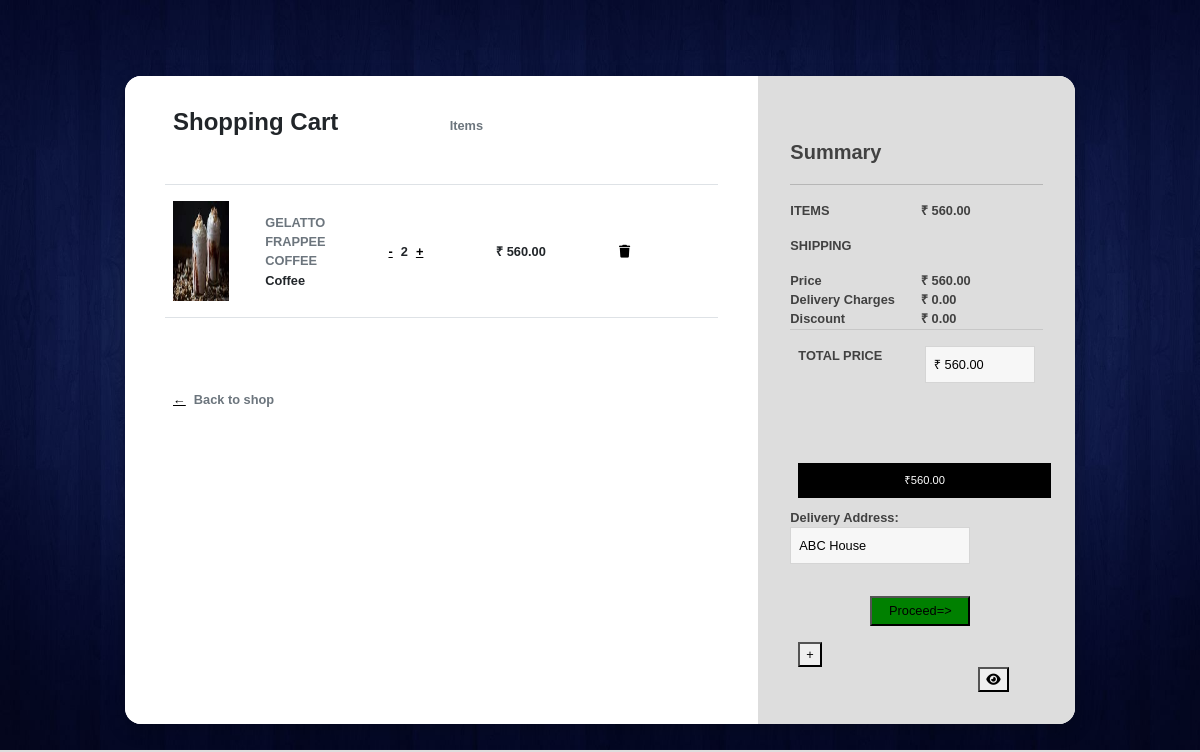
Screenshot of /ecommerceapp/cartdisp/ (signed in) with the database file from the repository.
### ecommerceapp/models.py (models this page shows, shortened)
class cart(models.Model):
    kimage=models.FileField()
    kuserid=models.IntegerField()
    kprod_id=models.IntegerField()
    kprodname=models.CharField(max_length=30)
    kprodprice=models.IntegerField()
    kproddes=models.CharField(max_length=30)
    kprodcat=models.CharField(max_length=30)
    quantity=models.IntegerField()

class delivery(models.Model):
    name=models.CharField(max_length=50)
    pin=models.IntegerField()
    delivery_add=models.CharField(max_length=50)
    phone=models.IntegerField()
    streetname=models.CharField(max_length=50)
    userid=models.IntegerField()
    choice=[
        ('Kerala','Kerala'),
        ('Tamilnadu','Tamilnadu'),
        ('Karnataka','Karnataka')
    ]
    state=models.CharField(max_length=50,choices=choice)
    choice1=[
        ('Kerala','Kerala'),
        ('UnitedState','UnitedState'),
        ('Canada','Canada')
    ]
    country=models.CharField(max_length=50,choices=choice1)

### ecommerceapp/views.py (the view, shortened to what this page needs)
# urls.py: path('cartdisp/',cartviewfun),
def cartviewfun(request):
    id1 = request.session['id']
    print(id1)
    proimage=[]
    proname=[]
    proprice=[]
    prodes=[]
    proid=[]
    procateg=[]
    prouserid=[]
    quantity=[]
    id2=[]
    total=0
    aa=cart.objects.filter(kuserid=id1)
    cc=delivery.objects.all()
    for i in aa:
        proimage1=str(i.kimage).split('/')[-1]
        proimage.append(proimage1)
        proname1=i.kprodname
        proname.append(proname1)
        proprice1=i.kprodprice
        proprice.append(proprice1)
        prodes1=i.kproddes
        prodes.append(prodes1)
        proid1=i.kprod_id
        proid.append(proid1)
        procat1=i.kprodcat
        procateg.append(procat1)
        prouserid1=i.kuserid
        prouserid.append(prouserid1)
        quantity1=i.quantity
        quantity.append(quantity1)
        idd2=i.id
        id2.append(idd2)
    total=sum(proprice)
    request.session['total_amount']=total
    request.session.save()
    mylist1=zip(proimage,proname,proprice,prodes,proid,procateg,prouserid,quantity,id2)
    ab=delivery.objects.all()
    dt=datetime.date.today()
    return render(request,'cartnew.html',{'data':mylist1,'userid':id1,'total':total,'cc':cc})

### ecommerceapp/templates/cartnew.html (shortened to what this page needs)
<!DOCTYPE html>
{% load static %}
<html lang="en">
<head>
    <link href="https://cdn.jsdelivr.net/npm/bootstrap@5.0.2/dist/css/bootstrap.min.css" rel="stylesheet"
>
</head>
<body>
    <div class="card">
        <div class="row">
            <div class="col-md-8 cart">
                <div class="title">
                    <div class="row">
                        <div class="col">
                            <h4><b>Shopping Cart</b></h4>
                        </div>
                        <div class="col align-self-center text-right text-muted">Items</div>
                    </div>
                </div>
                {% for i,j,k,l,o,p,q,r,s in data %}
                {% if q == userid %}
                <div class="row border-top border-bottom">
                    <div class="row main align-items-center">
                        <div class="col-2" ><img  src="{% static i %}" height="100px" width="250px"></div>
                        <div class="col">
                            <div class="row text-muted">{{j}}</div>
                            <div class="row">{{p}}</div>
                        </div>
                        <div class="col">
                            <a href="http://127.0.0.1:8000/ecommerceapp/cartdec/{{s}}" style="display: inline;">-</a>{{r}}<a href="http://127.0.0.1:8000/ecommerceapp/cartincr/{{s}}">+</a>
                        </div>
                        <div class="col">₹ {{k}}.00 </div>
                        <div class="col"><a href="http://127.0.0.1:8000/ecommerceapp/cart_delete/{{s}}"><i class="fa-solid fa-trash"></i></a></div>
                    </div>
                </div>
                {% endif %}
                {% endfor %}
                <div class="back-to-shop"><a href="http://127.0.0.1:8000/ecommerceapp/buyerprof/">&leftarrow;</a><span class="text-muted">Back to shop</span></div>
            </div>
            <div class="col-md-4 summary">
                <div>
                    <h5><b>Summary</b></h5>
                </div>
                <hr>
                <div class="row">
                    <div class="col" style="padding-left:0;">ITEMS</div>
                    <div class="col text-right">₹ {{total}}.00</div>
                </div>
                <form method="post" enctype="multipart/form-data">{% csrf_token %}
                    <p>SHIPPING</p>
                    <div class="row">
                        <div class="col" style="padding-left:0;">Price</div>
                        <div class="col text-right">₹ {{total}}.00</div>
                    </div>
                    <div class="row">
                        <div class="col" style="padding-left:0;">Delivery Charges</div>
                        <div class="col text-right"> ₹ 0.00</div>
                    </div>
                    <div class="row">
                        <div class="col" style="padding-left:0;">Discount</div>
                        <div class="col text-right">₹ 0.00</div>
                    </div>
                <div class="row" style="border-top: 1px solid rgba(0,0,0,.1); padding: 2vh 0;">
                    <div class="col">TOTAL PRICE</div>
                    <div class="col text-right"><input value="₹ {{total}}.00" name="total">   </div>
                </div>
                <a href="http://127.0.0.1:8000/ecommerceapp/address/"><button class="btn">₹{{total}}.00</button></a>
                <br>
                <label style="margin-top:10px;">Delivery Address:</label><br>
                    {% for i in cc %}
                    {%if userid == i.userid %}
                <input type="text" value="{{i.delivery_add}}" style="width:180px;display-inline;" placeholder="Add Address" name="address">
                    {% endif %}
                    {% endfor %}
                <br>
                    <button type="submit" style="margin-left:80px;background-color:green;height:30px;width:100px;">Proceed=></button>
                </form>
                <a href="http://127.0.0.1:8000/ecommerceapp/delv_address/"><button style="display-inline;">+</button></a>
                <a href="http://127.0.0.1:8000/ecommerceapp/add_disp/"><button style="display-inline;margin-left:180px;"><i class="fa-solid fa-eye"></i></button></a>
            </div>
        </div>
    </div>
</body>
</html>

### rows the page displays
cart: data "GELATTO FRAPPEE COFFEE", data "Coffee"
delivery: address "ABC House"

### other values shown
{{ r }} "2"
{{ k }} "560"
{{ total }} "560"
